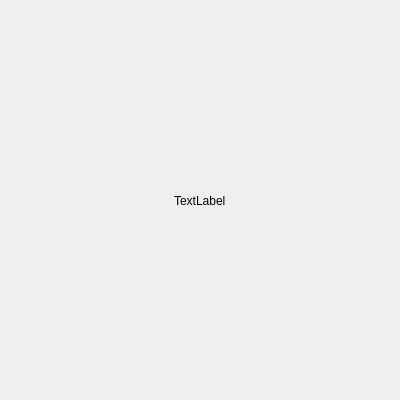
<?xml version="1.0" encoding="UTF-8"?>
<ui version="4.0">
 <class>About</class>
 <widget class="QDialog" name="About">
  <property name="geometry">
   <rect>
    <x>0</x>
    <y>0</y>
    <width>400</width>
    <height>400</height>
   </rect>
  </property>
  <property name="windowTitle">
   <string>Dialog</string>
  </property>
  <widget class="QWidget" name="verticalLayoutWidget">
   <property name="geometry">
    <rect>
     <x>10</x>
     <y>10</y>
     <width>381</width>
     <height>381</height>
    </rect>
   </property>
   <layout class="QVBoxLayout" name="verticalLayout">
    <item alignment="Qt::AlignHCenter">
     <widget class="QLabel" name="label">
      <property name="text">
       <string>TextLabel</string>
      </property>
     </widget>
    </item>
   </layout>
  </widget>
 </widget>
 <resources/>
 <connections/>
</ui>
